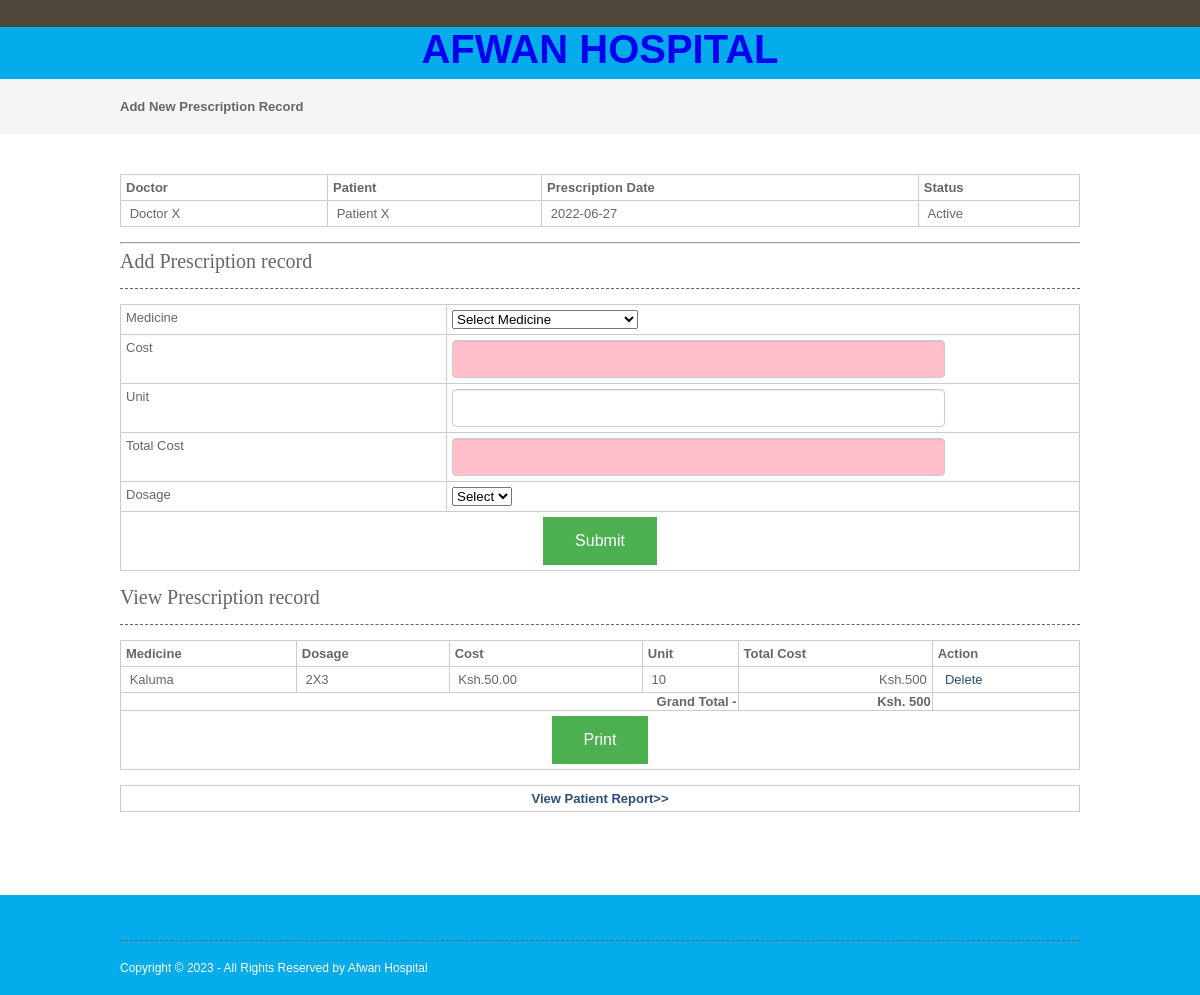
The page /prescriptionrecord.php?prescriptionid=102&patientid=59 on the database its author committed.
### tables this page shows
CREATE TABLE `prescription` (
  `prescriptionid` int(10) NOT NULL,
  `treatment_records_id` int(10) NOT NULL,
  `doctorid` int(10) NOT NULL,
  `patientid` int(10) NOT NULL,
  `delivery_type` varchar(10) NOT NULL COMMENT 'Delivered through appointment or online order',
  `delivery_id` int(10) NOT NULL COMMENT 'appointmentid or orderid',
  `prescriptiondate` date NOT NULL,
  `status` varchar(10) NOT NULL,
  `appointmentid` int(10) NOT NULL
);

CREATE TABLE `doctor` (
  `doctorid` int(10) NOT NULL,
  `doctorname` varchar(50) NOT NULL,
  `mobileno` varchar(15) NOT NULL,
  `departmentid` int(10) NOT NULL,
  `loginid` varchar(25) NOT NULL,
  `password` varchar(25) NOT NULL,
  `status` varchar(10) NOT NULL,
  `education` varchar(25) NOT NULL,
  `experience` float(11,1) NOT NULL,
  `consultancy_charge` float(10,2) NOT NULL
);

CREATE TABLE `patient` (
  `patientid` int(10) NOT NULL,
  `patientname` varchar(50) NOT NULL,
  `admissiondate` date NOT NULL,
  `admissiontime` time NOT NULL,
  `address` varchar(250) NOT NULL,
  `mobileno` varchar(15) NOT NULL,
  `city` varchar(25) NOT NULL,
  `loginid` varchar(50) NOT NULL,
  `password` varchar(25) NOT NULL,
  `bloodgroup` varchar(20) NOT NULL,
  `gender` varchar(10) NOT NULL,
  `dob` date NOT NULL,
  `status` varchar(10) NOT NULL
);

CREATE TABLE `prescription_records` (
  `prescription_record_id` int(10) NOT NULL,
  `prescription_id` int(10) NOT NULL,
  `medicine_name` varchar(25) NOT NULL,
  `cost` float(10,2) NOT NULL,
  `unit` int(10) NOT NULL,
  `dosage` varchar(25) NOT NULL,
  `status` varchar(10) NOT NULL
);

CREATE TABLE `medicine` (
  `medicineid` int(10) NOT NULL,
  `medicinename` varchar(25) NOT NULL,
  `medicinecost` float(10,2) NOT NULL,
  `description` text NOT NULL,
  `status` varchar(10) NOT NULL
);

### prescriptionrecord.php (the view, shortened to what this page needs)
<?php
include("headers.php");
include("dbconnection.php");
?>
<div class="wrapper col2">
  <div id="breadcrumb">
    <ul>
      <li class="first">Add New Prescription Record</li></ul>
  </div>
</div>
<div class="wrapper col4">
  <div id="container">
 <table width="200" border="3">
      <tbody>
        <tr>
          <td><strong>Doctor</strong></td>
          <td><strong>Patient</strong></td>
          <td><strong>Prescription Date</strong></td>
          <td><strong>Status</strong></td>
        </tr>
          <?php
		$sql ="SELECT * FROM prescription WHERE prescriptionid='$_GET[prescriptionid]'";
		$qsql = mysqli_query($con,$sql);
		while($rs = mysqli_fetch_array($qsql))
		{
			$sqlpatient = "SELECT * FROM patient WHERE patientid='$rs[patientid]'";
			$qsqlpatient = mysqli_query($con,$sqlpatient);
			$rspatient = mysqli_fetch_array($qsqlpatient);
		$sqldoctor = "SELECT * FROM doctor WHERE doctorid='$rs[doctorid]'";
			$qsqldoctor = mysqli_query($con,$sqldoctor);
			$rsdoctor = mysqli_fetch_array($qsqldoctor);
        echo "<tr>
          <td>&nbsp;$rsdoctor[doctorname]</td>
          <td>&nbsp;$rspatient[patientname]</td>
		   <td>&nbsp;$rs[prescriptiondate]</td>
		<td>&nbsp;$rs[status]</td>
        </tr>";
		}
		?>
      </tbody>
    </table>
	<hr>
  <h1>Add Prescription record</h1>
           <?php
			if(!isset($_SESSION[patientid]))
			{
		  ?>
<form method="post" action="" name="frmpresrecord" onSubmit="return validateform()">
    <table width="200" border="3">
      <tbody>
        <tr>
          <td width="34%">Medicine</td>
          <td width="66%">
		  <select name="medicineid" id="medicineid" onchange="loadmedicine(this.value)">
		  <option value="">Select Medicine</option>
		  </select>
		  </td>
        </tr>
        <tr>
          <td>Cost</td>
          <td><input type="text" name="cost" id="cost" value="<?php echo $rsedit[cost]; ?>" readonly style="background-color:pink;" /></td>
        </tr>
        <tr>
          <td>Unit</td>
          <td><input type="number" min="1" name="unit" id="unit" value="<?php echo $rsedit[unit]; ?>" onkeyup="calctotalcost(cost.value,this.value)" onchange="" /></td>
        </tr>
        <tr>
          <td>Total Cost</td>
          <td><input type="text" name="totcost" id="totcost" value="<?php echo $rsedit[cost]; ?>" readonly style="background-color:pink;" /></td>
        </tr>
        <tr>
          <td>Dosage</td>
          <td><select name="select2" id="select2">
           <option value="">Select</option>
          </select></td>
        </tr>
        <tr>
          <td colspan="2" align="center"><input type="submit" name="submit" id="submit" value="Submit" /> </td>
        </tr>
      </tbody>
    </table>
    </form>
    <?php
			}
		?>
  <h1>View Prescription record</h1>
    <table width="200" border="3">
      <tbody>
        <tr>
          <td><strong>Medicine</strong></td>
          <td><strong>Dosage</strong></td>
          <td><strong>Cost</strong></td>
          <td><strong>Unit</strong></td>
          <td><strong>Total Cost</strong></td>
                    <?php
			if(!isset($_SESSION[patientid]))
			{
		  ?>
          <td><strong>Action</strong></td>
          <?php
			}
			?>
        </tr>
         <?php
		 $gtotal=0;
		$sql ="SELECT * FROM prescription_records LEFT JOIN medicine on prescription_records.medicine_name=medicine.medicineid WHERE prescription_id='$_GET[prescriptionid]'";
		$qsql = mysqli_query($con,$sql);
		while($rs = mysqli_fetch_array($qsql))
		{
        echo "<tr>
          <td>&nbsp;$rs[medicinename]</td>
		    <td>&nbsp;$rs[dosage]</td>
          <td>&nbsp;Ksh.$rs[cost]</td>
		   <td>&nbsp;$rs[unit]</td>
		   <td  align='right'>Ksh." . $rs[cost] * $rs[unit] . "</td>";
			if(!isset($_SESSION[patientid]))
			{
			 echo " <td>&nbsp; <a href='prescriptionrecord.php?delid=$rs[prescription_record_id]&prescriptionid=$_GET[prescriptionid]'>Delete</a> </td>";
			}
		echo "</tr>";
		$gtotal = $gtotal+($rs[cost] * $rs[unit]);
		}
		?>
        <tr>
          <th colspan="4" align="right">Grand Total - </th>
		  <th align="right">Ksh. <?php echo $gtotal; ?></th>
		  <td></td>
          </tr>
        <tr>
          <td colspan="6"><div align="center">
            <input type="submit" name="print" id="print" value="Print" onclick="myFunction()"/>
          </div></td>
          </tr>
      </tbody>
    </table>
	<table>
	<tr><td>
	 <center><a href='patientreport.php?patientid=<?php echo $_GET[patientid]; ?>&appointmentid=<?php echo $_GET[appid]; ?>'><strong>View Patient Report>></strong></a></center>
	</td></tr>
	</table>
    <p>&nbsp;</p>
  </div>
</div>
<?php
include("footers.php");
?>

### layout/styles/layout.css (style rules this page uses)
html { overflow-y:scroll; }
body { margin:0; padding:0; font-size:13px; font-family:verdana, Arial, Helvetica, sans-serif; color:#FFFFFF; background-color:#4F473A; }
a { outline:none; text-decoration:none; }
div.wrapper { display:block; width:100%; margin:0; text-align:left; }
.col2 { color:#666666; background-color:#F5F5F5; }
.col3, .col4 { color:#666666; background-color:#FFFFFF; }
#head, #gallery, #breadcrumb, #container, #footer { display:block; position:relative; width:960px; margin:0 auto; }
#breadcrumb { padding:20px 0; }
#breadcrumb ul { margin:0; padding:0; list-style:none; }
#breadcrumb ul li { display:inline; }
#breadcrumb ul li.first { font-weight:bold; }
#container { padding:40px 0; }
#container h1, #container h2, #container h3, #container h4, #container h5, #container h6 { margin:0 0 15px 0; padding:0 0 15px 0; line-height:normal; font-weight:normal; font-size:20px; font-family:Georgia, "Times New Roman", Times, serif; border-bottom:1px dashed #666666; }
#container a { color:#294E79; background-color:#FFFFFF; }

### layout/styles/forms.css (style rules this page uses)
form, fieldset, legend { margin:0; padding:0; border:none; }

### layout/styles/tables.css (style rules this page uses)
table { width:100%; border-collapse:collapse; table-layout:auto; vertical-align:top; margin-bottom:15px; border:1px solid #CCCCCC; }
table tbody td { vertical-align:top; border-collapse:collapse; border-left:1px solid #CCCCCC; border-right:1px solid #CCCCCC; }
table thead th, table tbody td { padding:5px; border-collapse:collapse; }

### headers.php (style rules this page uses)
input[type=submit] { background-color: #4CAF50; border: none; cursor:pointer; color: white; padding: 15px 32px; text-align: center; text-decoration: none; display: inline-block; font-size: 16px; }
input[type=text] { display: block; width: 75%; height: 24px; padding: 6px 12px; font-size: 14px; line-height: 1.42857143; color: #555; background-color: #fff; background-image: none; border: 1px solid #ccc; border-radius: 4px; -webkit-box-shadow: inset 0 1px 1px rgba(0,0,0,.075); box-shadow: inset 0 1px 1px rgba(0,0,0,.075); -webkit-transition: border-color ease-in-out .15s,-webkit-box-shadow ease-in-out .15s; -o-transition: border-color ease-in-out .15s,box-shadow ease-in-out .15s; transition: border-color ease-in-out .15s,box-shadow ease-in-out .15s; }
input[type=number] { display: block; width: 75%; height: 24px; padding: 6px 12px; font-size: 14px; line-height: 1.42857143; color: #555; background-color: #fff; background-image: none; border: 1px solid #ccc; border-radius: 4px; -webkit-box-shadow: inset 0 1px 1px rgba(0,0,0,.075); box-shadow: inset 0 1px 1px rgba(0,0,0,.075); -webkit-transition: border-color ease-in-out .15s,-webkit-box-shadow ease-in-out .15s; -o-transition: border-color ease-in-out .15s,box-shadow ease-in-out .15s; transition: border-color ease-in-out .15s,box-shadow ease-in-out .15s; }

### rows shown on the page
prescription: doctorid.doctorname "Doctor X", patientid.patientname "Patient X", prescriptiondate "2022-06-27", status "Active"
prescription_records: medicine.medicinename "Kaluma", dosage "2X3", cost "50.00", unit "10", $rs[cost] * $rs[unit] "500"

### other values the page prints
$gtotal "500"
